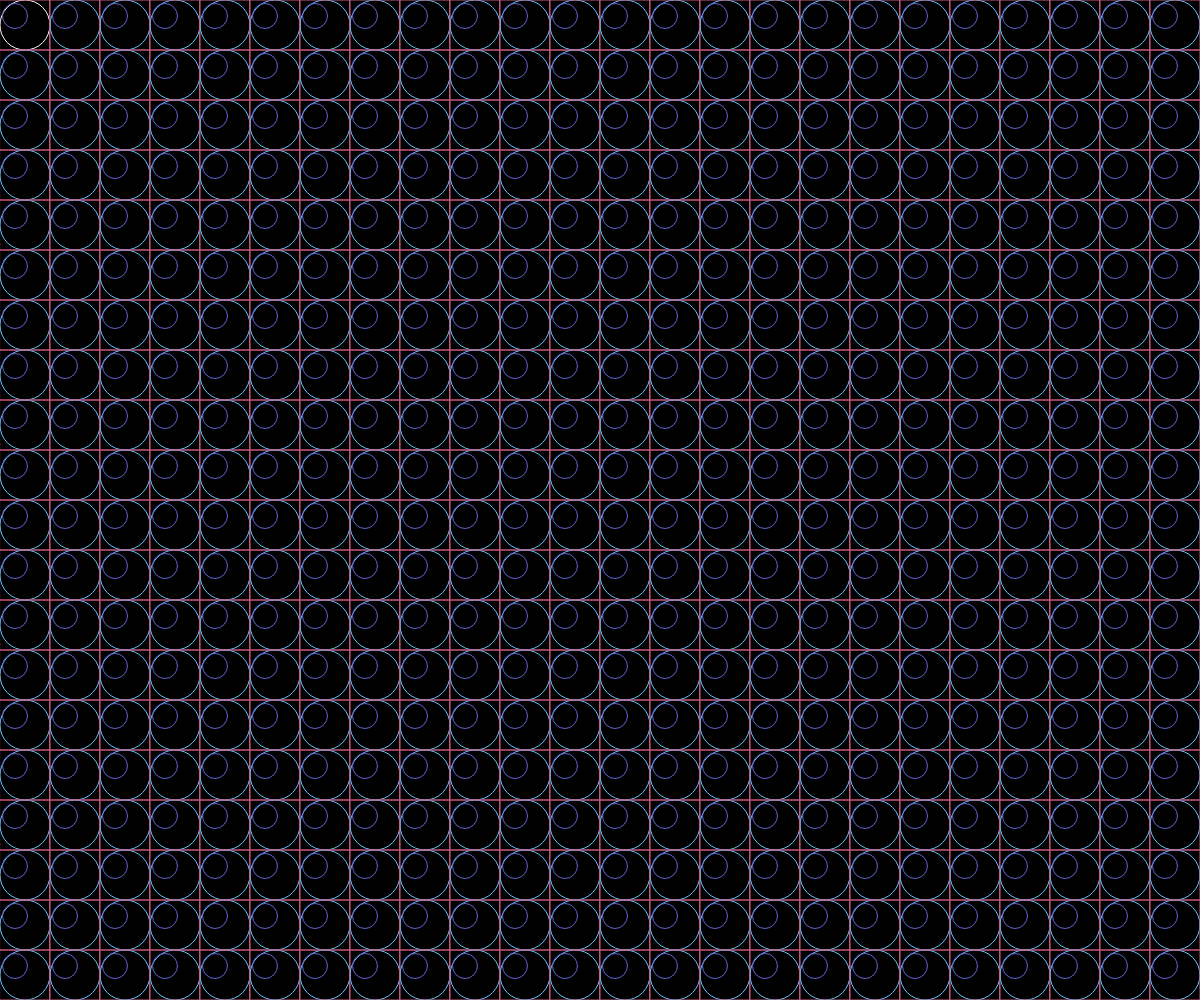
Frame 1 (no input)
Frame 60 (no input): identical to frame 1, image omitted
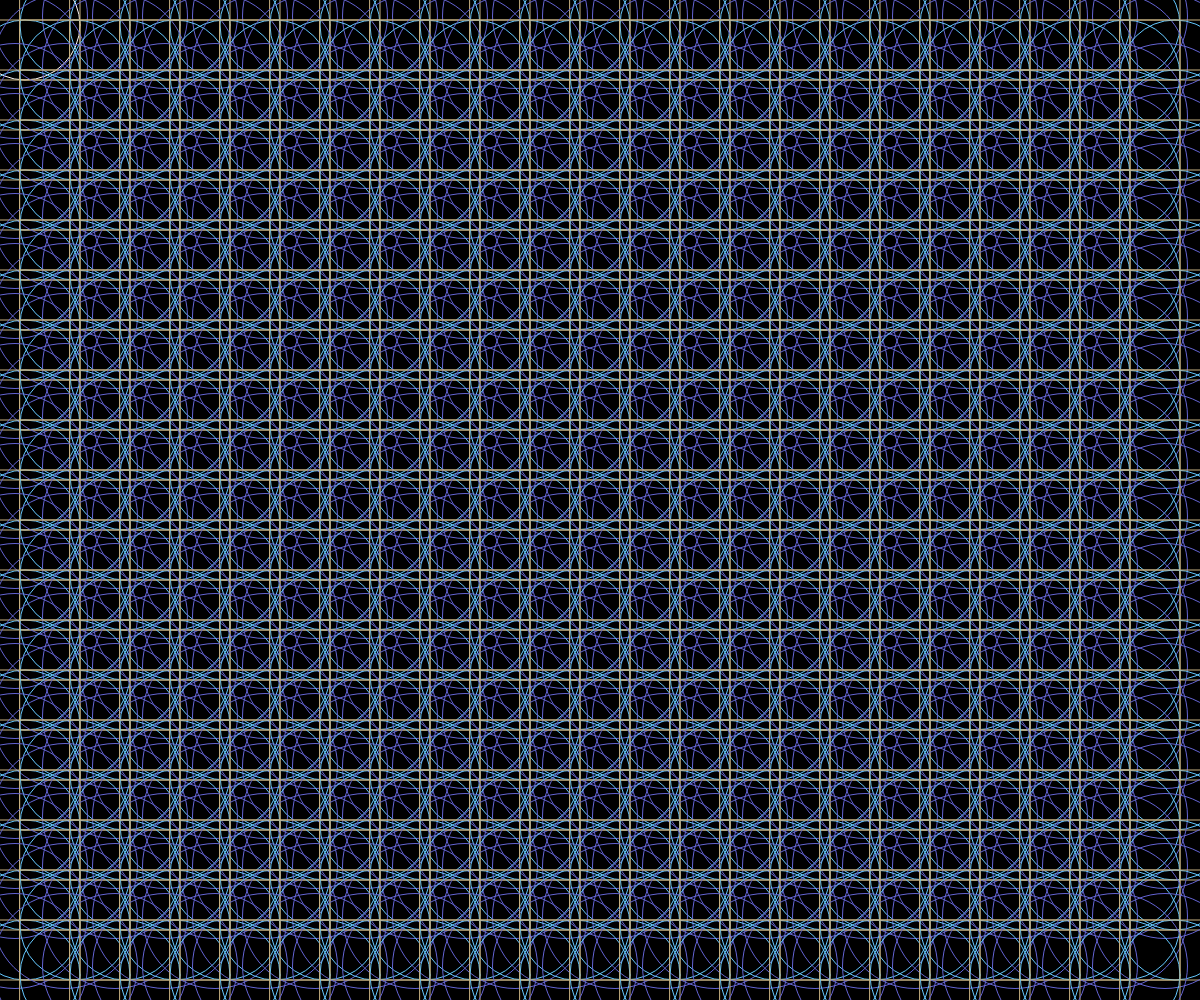
Frame 120 (the mouse pressed at the canvas centre since frame 60)

The p5.js sketch that drew these frames (run headless with seeded random() and noise() and a simulated clock; from frame 60 on, the mouse is pressed at the canvas centre):

// p5.js sketch
// ── sketch.js
function setup() {
  createCanvas(windowWidth, windowHeight);
}

function draw() {
  background(0);
  stroke(255) //框線顏色
  noFill() //不要充滿顏色
  rectMode(CENTER) //以框中心點為座標點
  for(var j = 0; j<(height/50); j = j+1){
    for(var i = 0; i<(width/50); i = i+1) //i++
     {
      ellipse(25+(i*50), 25+(j*50), 50+mouseX/10) //在座標(25, 25)畫一個直徑50的圓
      stroke(200, 90+mouseX%256, 130)
      rect(25+(i*50), 25+(j*50), 50+mouseX/10) 
      stroke(100+mouseX%200, 100, 212)
      ellipse(15+(i*50), 16+(j*50), 25+mouseX/5)
      stroke(100, 200, 300+mouseX%256)
     }
  }
}
